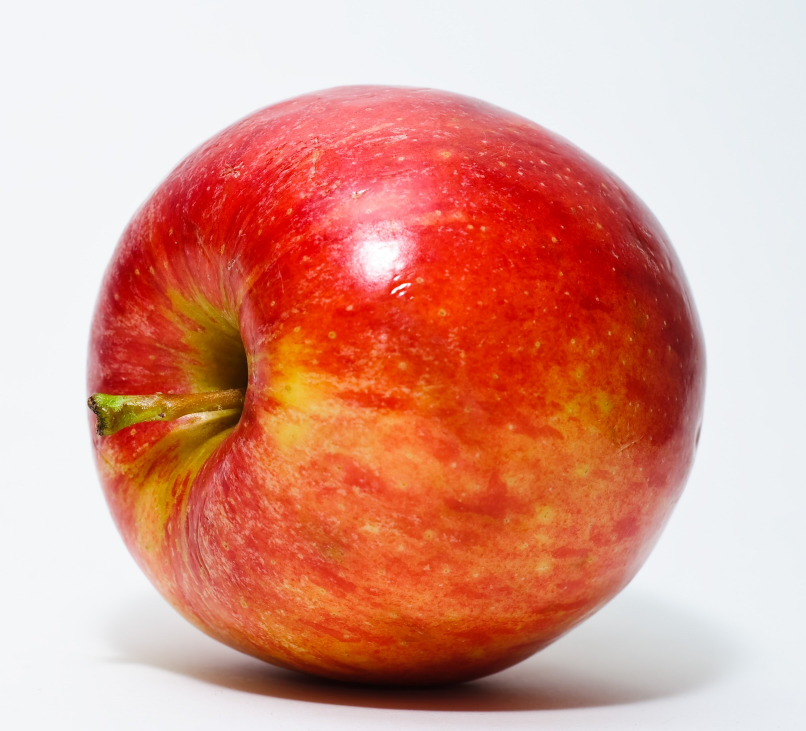
#> input picture input-media/apple.jpg, 2418 x 2192 px (shown at 1/3 size); its folder holds 3 pictures in this run
$ python edge_detection.py
#> lines starting #> are read from the running program, lines starting #| are printed output that depends on the picture
### src/utils.py
import os
from typing import Sequence

import cv2 as cv
import sys

in_dir = os.path.join(os.getcwd(), "..", "input-media")
out_dir = os.path.join(os.getcwd(), "..", "output-media")


def get_image(filename, flags: int):
#> called with filename = 'apple.jpg', flags = 0
    path = os.path.join(in_dir, filename)
    img = cv.imread(path, flags)
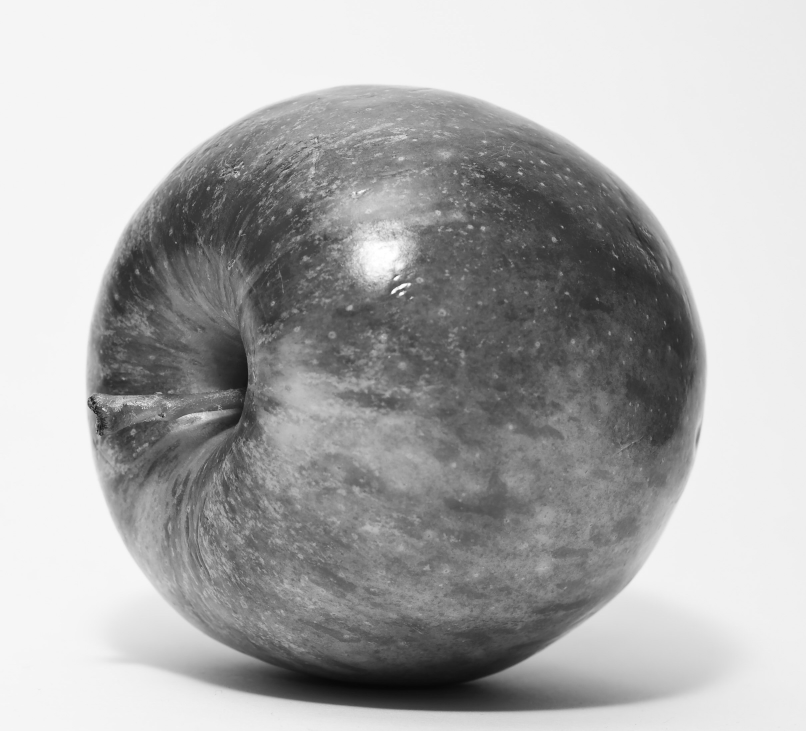
#> img: shape (2192, 2418) (shown at 1/3 size); min 6, max 255, mean 173.1

    if img is None:
        sys.exit("Could not read the image")

    return img


def write_image(filename, img):
    print("Writing image to output-media")
    cv.imwrite(os.path.join(out_dir, filename), img)


# [48 lines left out: functions show_image, get_image_histogram, get_normalized_histogram, running_sum, histogram_equalize, not called in this run]

### src/edge_detection.py
import cv2 as cv
import matplotlib.pyplot as plt
import numpy as np
import math
from time import sleep
from scipy.signal import sepfir2d
from IPython.display import clear_output

from src.utils import get_image


def main():
    # compute space-time derivatives
    img = get_image("apple.jpg", flags=cv.IMREAD_GRAYSCALE)
    p = [0.030320, 0.249724, 0.439911, 0.249724, 0.030320]
    d = [-0.104550, -0.292315, 0.0, 0.292315, 0.104550]

    img_x = sepfir2d(img, d, p)  # spatial (x) derivative
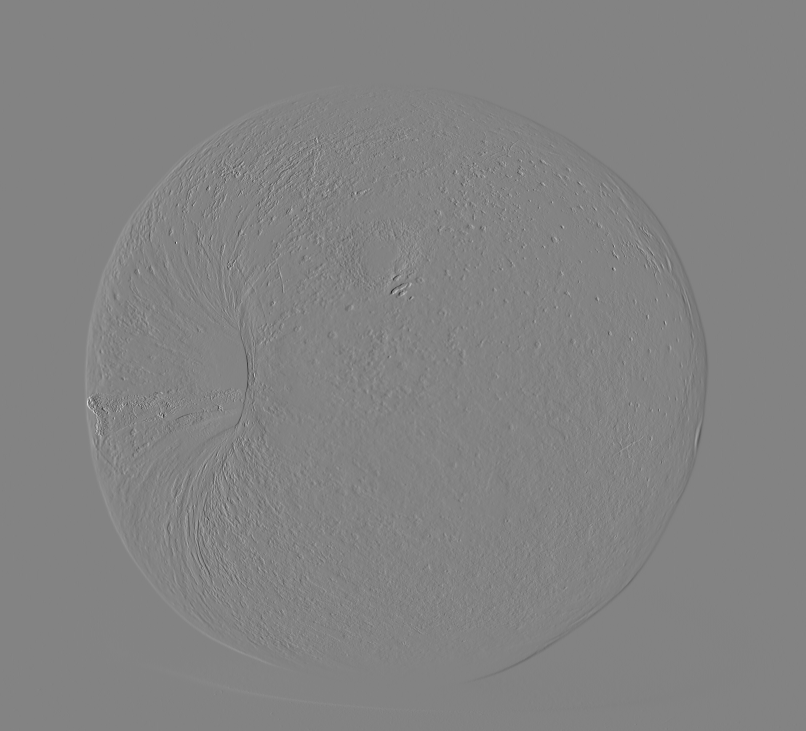
#> img_x: shape (2192, 2418) float32 (shown at 1/3 size); min -57.33, max 53.96, mean 0; drawn with min black and max white
    img_y = sepfir2d(img, p, d)  # spatial (y) deivative

    for th in range(0, 361, 5):
        plt.figure(figsize=(10, 10))
        plt.imshow(np.cos(np.radians(th)) * img_x + np.sin(np.radians(th)) * img_y, cmap='gray')
        plt.title(str(th))
        plt.show()
        sleep(0.1)
        clear_output(wait=True)


if __name__ == '__main__':
    main()
#> (the call stopped at in main, `plt.figure(figsize=(10, 10))`: IPython is not available in this run)
